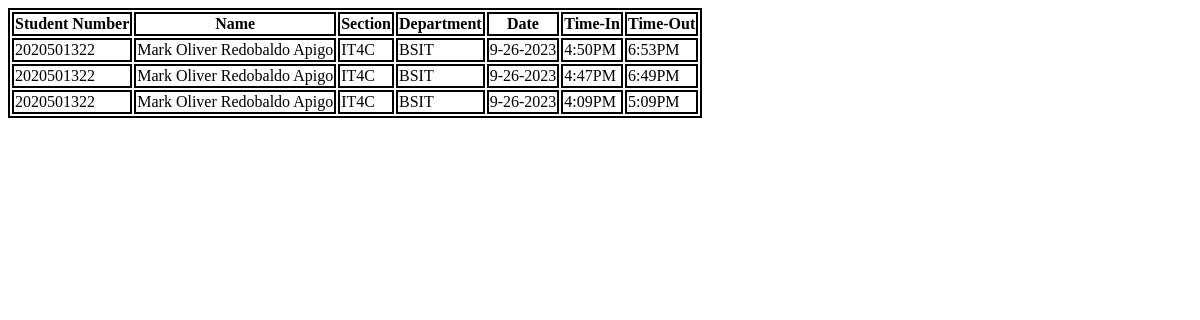
/parents_attendance.php (signed in), run on an earlier commit of the app's database.
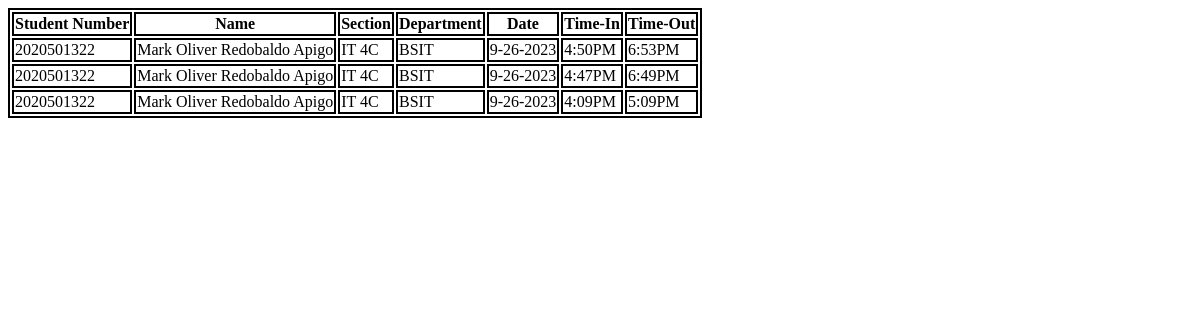
And on a later commit of the database.
### tables this page shows
CREATE TABLE `attendance_tbl` (
  `id` int(11) NOT NULL,
  `student_id` varchar(255) NOT NULL,
  `date` varchar(255) NOT NULL,
  `time_in` varchar(255) NOT NULL,
  `time_out` varchar(255) NOT NULL
);

CREATE TABLE `student_tbl` (
  `studentid` varchar(255) NOT NULL,
  `name` varchar(255) NOT NULL,
  `sectionid` varchar(255) NOT NULL,
  `department` varchar(255) NOT NULL,
  `schoolemail` varchar(255) NOT NULL,
  `rfidtag` varchar(255) NOT NULL
);

### parents_attendance.php (the view, shortened to what this page needs)
<?php
include 'includes/session.php';
?>
<div class="container" style="font-family:sans-seriff; width: 100%;">
  <div class="table-container" id="tball">
    <table class="table table-hover text-center">
      <thead>
        <tr class="table-secondary">
          <th>Student Number</th>
          <th>Name</th>
          <th>Section</th>
          <th>Department</th>
          <th>Date</th>
          <th>Time-In</th>
          <th>Time-Out</th>
        </tr>
      </thead>
      <tbody>
        <?php
        try {
          $con = $pdo->open();
          $stmt1 = $con->prepare("SELECT * FROM childtv LEFT JOIN student_tbl ON student_tbl.studentid=childtv.student_id WHERE parent_id=:user_id");
          $stmt1->execute(['user_id' => $user['parentid']]);
          $studentIDs = [];
          foreach ($stmt1 as $row1) {
            $studentIDs[] = $row1['studentid'];
          }
          if (!empty($studentIDs)) {
            $placeholders = implode(',', array_fill(0, count($studentIDs), '?'));
            $stmt2 = $con->prepare("SELECT * FROM attendance_tbl LEFT JOIN student_tbl ON attendance_tbl.student_id=student_tbl.studentid WHERE student_id IN ($placeholders) ORDER BY id DESC");
            $stmt2->execute($studentIDs);
            foreach ($stmt2 as $row2) {
              echo "<tr>";
              echo "<td>" . $row2['studentid'] . "</td>";
              echo "<td>" . $row2['name'] . "</td>";
              echo "<td>" . $row2['sectionid'] . "</td>";
              echo "<td>" . $row2['department'] . "</td>";
              echo "<td>" . $row2['date'] . "</td>";
              echo "<td>" . $row2['time_in'] . "</td>";
              echo "<td>" . $row2['time_out'] . "</td>";
              echo "</tr>";
            }
          }
        } catch (PDOException $e) {
        }
        ?>
      </tbody>
    </table>
  </div>
</div>

What changed in the data, as far as the page shows it:
changed through a linked row, attendance_tbl "4:50PM": student_tbl.sectionid "IT4C" → "IT 4C"
changed through a linked row, attendance_tbl "4:47PM": student_tbl.sectionid "IT4C" → "IT 4C"
changed through a linked row, attendance_tbl "4:09PM": student_tbl.sectionid "IT4C" → "IT 4C"
